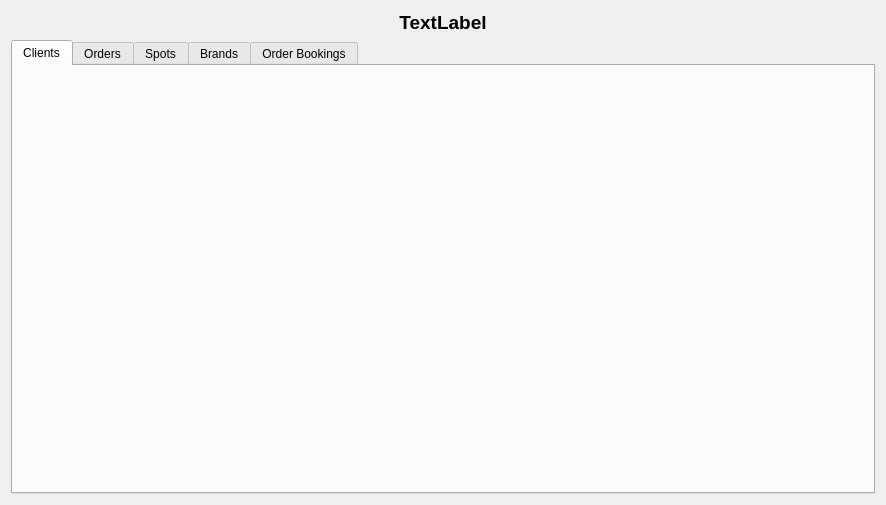
<?xml version="1.0" encoding="UTF-8"?>
<ui version="4.0">
 <class>MergedBrowser</class>
 <widget class="QDialog" name="MergedBrowser">
  <property name="geometry">
   <rect>
    <x>0</x>
    <y>0</y>
    <width>886</width>
    <height>505</height>
   </rect>
  </property>
  <property name="sizePolicy">
   <sizepolicy hsizetype="Expanding" vsizetype="Expanding">
    <horstretch>0</horstretch>
    <verstretch>0</verstretch>
   </sizepolicy>
  </property>
  <property name="windowTitle">
   <string>Dialog</string>
  </property>
  <layout class="QVBoxLayout" name="verticalLayout_2">
   <item>
    <layout class="QHBoxLayout" name="hlTitle">
     <item>
      <widget class="QLabel" name="lblTitle">
       <property name="font">
        <font>
         <pointsize>14</pointsize>
         <bold>true</bold>
        </font>
       </property>
       <property name="text">
        <string>TextLabel</string>
       </property>
       <property name="alignment">
        <set>Qt::AlignmentFlag::AlignCenter</set>
       </property>
      </widget>
     </item>
    </layout>
   </item>
   <item>
    <widget class="QTabWidget" name="tabMain">
     <property name="currentIndex">
      <number>0</number>
     </property>
     <widget class="QWidget" name="tab">
      <attribute name="title">
       <string>Clients</string>
      </attribute>
      <layout class="QVBoxLayout" name="verticalLayout">
       <item>
        <layout class="QVBoxLayout" name="vlClient">
         <property name="sizeConstraint">
          <enum>QLayout::SizeConstraint::SetNoConstraint</enum>
         </property>
        </layout>
       </item>
      </layout>
     </widget>
     <widget class="QWidget" name="tab_2">
      <attribute name="title">
       <string>Orders</string>
      </attribute>
      <layout class="QVBoxLayout" name="verticalLayout_3">
       <item>
        <layout class="QVBoxLayout" name="vlOrder"/>
       </item>
      </layout>
     </widget>
     <widget class="QWidget" name="tab_3">
      <attribute name="title">
       <string>Spots</string>
      </attribute>
      <layout class="QVBoxLayout" name="verticalLayout_4">
       <item>
        <layout class="QVBoxLayout" name="vlSpot"/>
       </item>
      </layout>
     </widget>
     <widget class="QWidget" name="tab_4">
      <attribute name="title">
       <string>Brands</string>
      </attribute>
      <layout class="QVBoxLayout" name="verticalLayout_5">
       <item>
        <layout class="QVBoxLayout" name="vlBrand"/>
       </item>
      </layout>
     </widget>
     <widget class="QWidget" name="tab_5">
      <attribute name="title">
       <string>Order Bookings</string>
      </attribute>
      <layout class="QVBoxLayout" name="verticalLayout_6">
       <item>
        <layout class="QVBoxLayout" name="vlBooking"/>
       </item>
      </layout>
     </widget>
    </widget>
   </item>
  </layout>
 </widget>
 <resources/>
 <connections/>
</ui>
